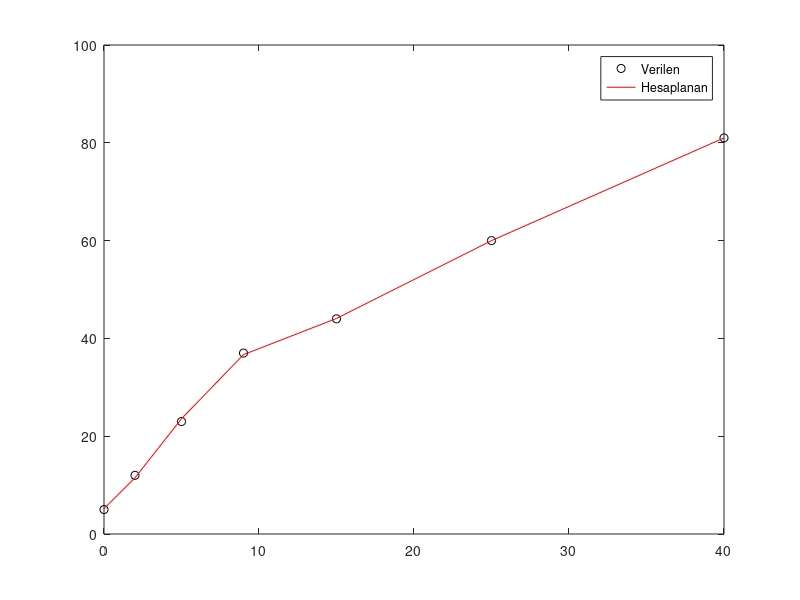

MATLAB code for this plot:
%En Küçük Kareler Yöntemi (Least-Squares Method)
%Derste verilen örnekler
%0 2 3 5 8
%-6 0 7 21 65
%-----------
%0 1 2 4 7
%1 5 8 13 21
clc;
clear;
close all;
degrees=input('Fonksiyonun derecesini belirleyiniz  atayınız derece = ');
if degrees >= 1
    firstFunction = [0 2 5 9 15 25 40];
    secondFunction = [5 12 23 37 44 60 81];
    firstMatrix = ones(degrees+1,degrees+1);
    secondMatrix = ones(degrees+1, 1);
    for i = 1:degrees+1
    for j = 1:degrees+1
        if i == 1 && j == 1
            firstMatrix(i,j) = length(firstFunction);
        else
            if i == 1
               firstMatrix(i,j) = sum(firstFunction.^(j-1)); 
            else
                firstMatrix(i,j) = sum(firstFunction.^(i+j-2)); 
            end
        end
        
    end
    end

    for k = 1:degrees+1
        if k == 1
         secondMatrix(k,1) = sum(secondFunction);
        else
         secondMatrix(k,1) = sum((firstFunction.^(k-1)).*secondFunction);
        end
    end

    multipliy = inv(firstMatrix)*secondMatrix;   
    fx = NaN;
    for degree = 1:degrees+1
        if degree == 1
            fx = multipliy(1,1);
        else
            fx = fx + multipliy(degree,1)*(firstFunction.^(degree-1));
        end
    end
    plot(firstFunction,secondFunction,'k o',firstFunction,fx,'r')
    legend('Verilen','Hesaplanan')
else
    disp('Derece minimum 1 olabilir.')   
end
